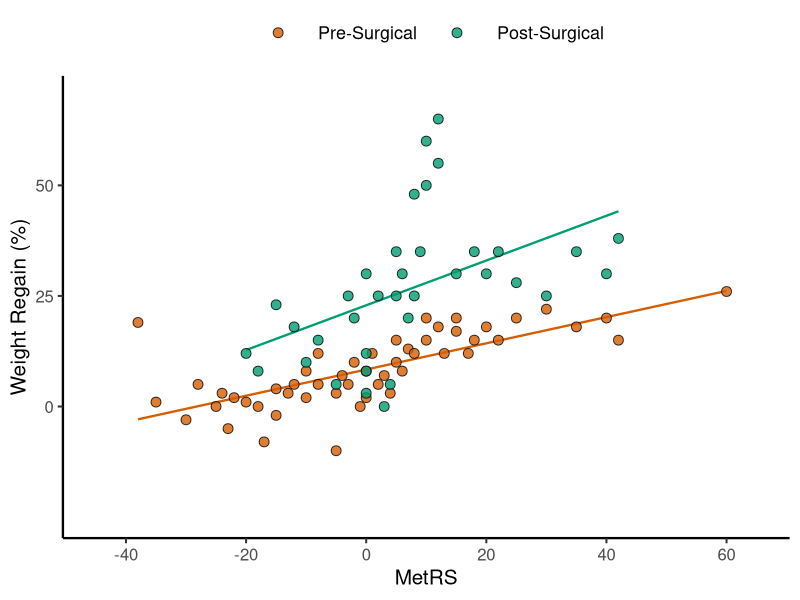

R code for this plot:
library(ggplot2)
library(here)
setwd(here::here("figures/Fig4c"))

df = read.csv("data.csv")
df$group = factor(df$group, levels = c("PreSx", "PostSx"))

group_cols = c("PreSx" = "#D55E00", "PostSx" = "#009E73")

p = ggplot(df, aes(x = MetRS, y = pct_regain, color = group)) +
  geom_smooth(aes(group = group), method = "lm", se = FALSE, linewidth = 0.8) +
  geom_point(aes(fill = group), shape = 21, size = 3, alpha = 0.8, color = "black") +
  scale_color_manual(
    values = group_cols,
    labels = c("PreSx" = "Pre-Surgical", "PostSx" = "Post-Surgical"),
    name   = NULL,
    guide  = "none"
  ) +
  scale_fill_manual(
    values = group_cols,
    labels = c("PreSx" = "Pre-Surgical", "PostSx" = "Post-Surgical"),
    name   = NULL
  ) +
  scale_x_continuous(breaks = c(-40, -20, 0, 20, 40, 60), limits = c(-45, 65)) +
  scale_y_continuous(breaks = c(0, 25, 50), limits = c(-25, 70)) +
  labs(
    x = "MetRS",
    y = "Weight Regain (%)"
  ) +
  theme_classic(base_size = 15) +
  theme(
    legend.position  = "top",
    legend.direction = "horizontal",
    legend.text      = element_text(size = 13),
    legend.key.width = unit(1.5, "cm"),
    axis.line        = element_line(linewidth = 0.8)
  ) +
  guides(fill = guide_legend(override.aes = list(size = 3)))

ggsave("fig4c.png", p, width = 5, height = 4, dpi = 800, bg = "white")
